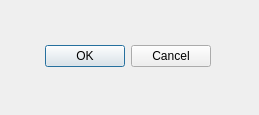
<?xml version="1.0" encoding="UTF-8"?>
<ui version="4.0">
 <class>DeleteDialog</class>
 <widget class="QDialog" name="DeleteDialog">
  <property name="geometry">
   <rect>
    <x>0</x>
    <y>0</y>
    <width>259</width>
    <height>115</height>
   </rect>
  </property>
  <property name="windowTitle">
   <string>是否删除?</string>
  </property>
  <property name="windowIcon">
   <iconset resource="../../qrc/princekin.qrc">
    <normaloff>:/xiaowangzi.png</normaloff>:/xiaowangzi.png</iconset>
  </property>
  <widget class="QDialogButtonBox" name="buttonBox">
   <property name="geometry">
    <rect>
     <x>40</x>
     <y>40</y>
     <width>171</width>
     <height>32</height>
    </rect>
   </property>
   <property name="orientation">
    <enum>Qt::Horizontal</enum>
   </property>
   <property name="standardButtons">
    <set>QDialogButtonBox::Cancel|QDialogButtonBox::Ok</set>
   </property>
  </widget>
 </widget>
 <resources>
  <include location="../../qrc/princekin.qrc"/>
 </resources>
 <connections>
  <connection>
   <sender>buttonBox</sender>
   <signal>accepted()</signal>
   <receiver>DeleteDialog</receiver>
   <slot>accept()</slot>
   <hints>
    <hint type="sourcelabel">
     <x>248</x>
     <y>254</y>
    </hint>
    <hint type="destinationlabel">
     <x>157</x>
     <y>274</y>
    </hint>
   </hints>
  </connection>
  <connection>
   <sender>buttonBox</sender>
   <signal>rejected()</signal>
   <receiver>DeleteDialog</receiver>
   <slot>reject()</slot>
   <hints>
    <hint type="sourcelabel">
     <x>316</x>
     <y>260</y>
    </hint>
    <hint type="destinationlabel">
     <x>286</x>
     <y>274</y>
    </hint>
   </hints>
  </connection>
 </connections>
</ui>
